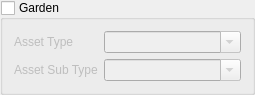
  <widget class="QGroupBox" name="Garden_Group">
   <property name="enabled">
    <bool>true</bool>
   </property>
   <property name="geometry">
    <rect>
     <x>550</x>
     <y>150</y>
     <width>219</width>
     <height>79</height>
    </rect>
   </property>
   <property name="title">
    <string>Garden</string>
   </property>
   <property name="checkable">
    <bool>true</bool>
   </property>
   <property name="checked">
    <bool>false</bool>
   </property>
   <layout class="QFormLayout" name="formLayout_13">
    <item row="0" column="0">
     <widget class="QLabel" name="label_69">
      <property name="text">
       <string>Asset Type</string>
      </property>
     </widget>
    </item>
    <item row="0" column="1">
     <widget class="QComboBox" name="G_Asset_Type">
      <property name="editable">
       <bool>true</bool>
      </property>
      <item>
       <property name="text">
        <string/>
       </property>
      </item>
      <item>
       <property name="text">
        <string>Garden Bed</string>
       </property>
      </item>
     </widget>
    </item>
    <item row="1" column="0">
     <widget class="QLabel" name="label_70">
      <property name="text">
       <string>Asset Sub Type</string>
      </property>
     </widget>
    </item>
    <item row="1" column="1">
     <widget class="QComboBox" name="G_Asset_Sub_Type">
      <property name="editable">
       <bool>true</bool>
      </property>
      <item>
       <property name="text">
        <string/>
       </property>
      </item>
      <item>
       <property name="text">
        <string>Rose Garden</string>
       </property>
      </item>
      <item>
       <property name="text">
        <string>Annual Planting</string>
       </property>
      </item>
      <item>
       <property name="text">
        <string>Native Garden</string>
       </property>
      </item>
      <item>
       <property name="text">
        <string>Permanent Planting</string>
       </property>
      </item>
      <item>
       <property name="text">
        <string>Hedging</string>
       </property>
      </item>
     </widget>
    </item>
   </layout>
  </widget>
